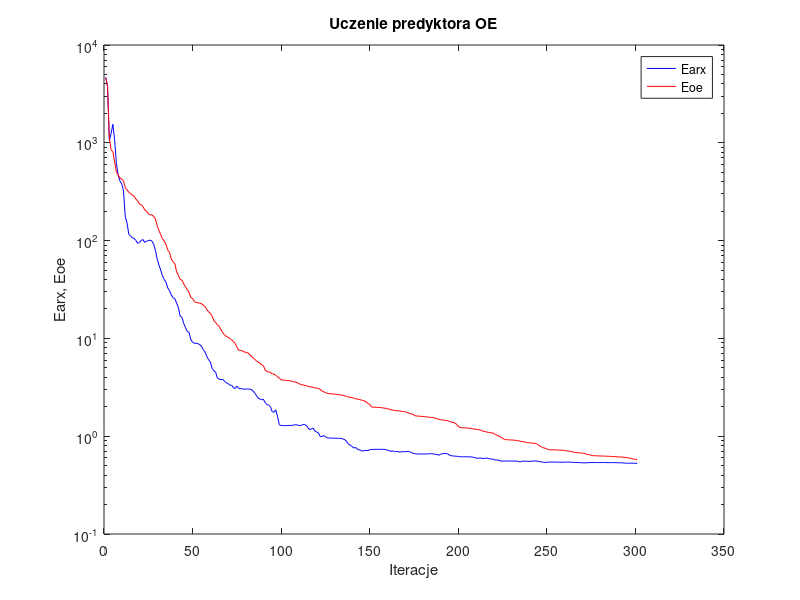
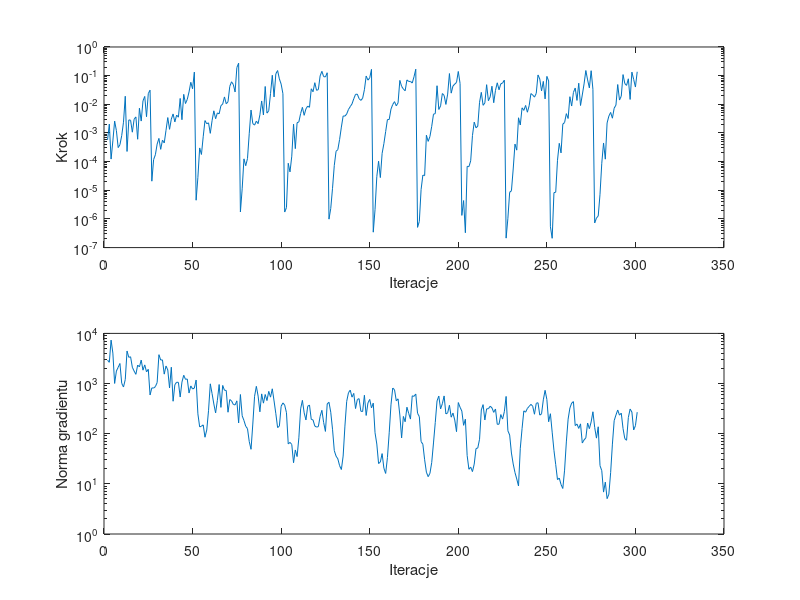

Write MATLAB code to recreate these figures, in order.
%uczenie predyktora oe
clear all;
n=0; farx(n+1)=4.670880e+003; foe(n+1)=4.622988e+003; wspucz(n+1)=0.000000e+000; ng(n+1)=0.000000e+000;
%odnowa zmiennej metryki
n=1; farx(n+1)=3.796359e+003; foe(n+1)=3.786318e+003; krok(n+1)=5.723719e-004; ng(n+1)=2.930082e+003;
n=2; farx(n+1)=1.055518e+003; foe(n+1)=1.130675e+003; krok(n+1)=2.038825e-003; ng(n+1)=2.654463e+003;
n=3; farx(n+1)=1.243041e+003; foe(n+1)=8.495462e+002; krok(n+1)=1.228120e-004; ng(n+1)=7.343044e+003;
n=4; farx(n+1)=1.546936e+003; foe(n+1)=8.131396e+002; krok(n+1)=5.277180e-004; ng(n+1)=4.051127e+003;
n=5; farx(n+1)=1.071845e+003; foe(n+1)=6.333533e+002; krok(n+1)=2.595225e-003; ng(n+1)=1.004907e+003;
n=6; farx(n+1)=6.107958e+002; foe(n+1)=5.008892e+002; krok(n+1)=1.202286e-003; ng(n+1)=1.777900e+003;
n=7; farx(n+1)=4.685424e+002; foe(n+1)=4.680494e+002; krok(n+1)=3.084957e-004; ng(n+1)=2.106279e+003;
n=8; farx(n+1)=4.079396e+002; foe(n+1)=4.355488e+002; krok(n+1)=3.902677e-004; ng(n+1)=2.510889e+003;
n=9; farx(n+1)=3.806902e+002; foe(n+1)=4.264234e+002; krok(n+1)=8.100612e-004; ng(n+1)=1.009616e+003;
n=10; farx(n+1)=3.225103e+002; foe(n+1)=4.078528e+002; krok(n+1)=2.369206e-003; ng(n+1)=8.529143e+002;
n=11; farx(n+1)=1.755640e+002; foe(n+1)=3.469561e+002; krok(n+1)=1.910413e-002; ng(n+1)=1.201742e+003;
n=12; farx(n+1)=1.518696e+002; foe(n+1)=3.306687e+002; krok(n+1)=2.263251e-004; ng(n+1)=4.454417e+003;
n=13; farx(n+1)=1.160026e+002; foe(n+1)=3.120206e+002; krok(n+1)=2.855545e-003; ng(n+1)=3.332320e+003;
n=14; farx(n+1)=1.118599e+002; foe(n+1)=3.019533e+002; krok(n+1)=2.778799e-003; ng(n+1)=3.416693e+003;
n=15; farx(n+1)=1.062115e+002; foe(n+1)=2.927105e+002; krok(n+1)=1.064566e-003; ng(n+1)=2.112190e+003;
n=16; farx(n+1)=1.054716e+002; foe(n+1)=2.842122e+002; krok(n+1)=3.011555e-003; ng(n+1)=1.771420e+003;
n=17; farx(n+1)=1.002946e+002; foe(n+1)=2.655718e+002; krok(n+1)=3.625910e-003; ng(n+1)=1.526360e+003;
n=18; farx(n+1)=9.365935e+001; foe(n+1)=2.556281e+002; krok(n+1)=6.037139e-004; ng(n+1)=2.334805e+003;
n=19; farx(n+1)=9.567823e+001; foe(n+1)=2.359215e+002; krok(n+1)=7.314625e-003; ng(n+1)=2.151063e+003;
n=20; farx(n+1)=1.005520e+002; foe(n+1)=2.333639e+002; krok(n+1)=2.598953e-003; ng(n+1)=2.935845e+003;
n=21; farx(n+1)=1.025025e+002; foe(n+1)=2.232756e+002; krok(n+1)=1.316643e-002; ng(n+1)=1.848023e+003;
n=22; farx(n+1)=9.572526e+001; foe(n+1)=2.061087e+002; krok(n+1)=1.881905e-002; ng(n+1)=2.353817e+003;
n=23; farx(n+1)=9.885639e+001; foe(n+1)=2.001068e+002; krok(n+1)=3.683227e-003; ng(n+1)=1.707844e+003;
n=24; farx(n+1)=9.992356e+001; foe(n+1)=1.876557e+002; krok(n+1)=2.366103e-002; ng(n+1)=1.922865e+003;
n=25; farx(n+1)=1.012374e+002; foe(n+1)=1.839986e+002; krok(n+1)=3.105330e-002; ng(n+1)=5.921492e+002;
%odnowa zmiennej metryki
n=26; farx(n+1)=9.911228e+001; foe(n+1)=1.829963e+002; krok(n+1)=2.078166e-005; ng(n+1)=8.187649e+002;
n=27; farx(n+1)=9.182609e+001; foe(n+1)=1.767027e+002; krok(n+1)=1.176687e-004; ng(n+1)=8.126495e+002;
n=28; farx(n+1)=7.987459e+001; foe(n+1)=1.670586e+002; krok(n+1)=1.736749e-004; ng(n+1)=8.678783e+002;
n=29; farx(n+1)=6.512269e+001; foe(n+1)=1.425779e+002; krok(n+1)=4.089425e-004; ng(n+1)=1.047131e+003;
n=30; farx(n+1)=5.633605e+001; foe(n+1)=1.267392e+002; krok(n+1)=6.467102e-004; ng(n+1)=3.765199e+003;
n=31; farx(n+1)=5.001635e+001; foe(n+1)=1.153239e+002; krok(n+1)=2.681467e-004; ng(n+1)=2.945274e+003;
n=32; farx(n+1)=4.377692e+001; foe(n+1)=1.042865e+002; krok(n+1)=5.604282e-004; ng(n+1)=2.961005e+003;
n=33; farx(n+1)=4.001068e+001; foe(n+1)=9.897543e+001; krok(n+1)=4.480372e-004; ng(n+1)=1.540121e+003;
n=34; farx(n+1)=3.755359e+001; foe(n+1)=9.137067e+001; krok(n+1)=1.236099e-003; ng(n+1)=2.236173e+003;
n=35; farx(n+1)=3.272004e+001; foe(n+1)=7.990790e+001; krok(n+1)=3.442371e-003; ng(n+1)=1.868286e+003;
n=36; farx(n+1)=3.086104e+001; foe(n+1)=7.587932e+001; krok(n+1)=1.339301e-003; ng(n+1)=8.153689e+002;
n=37; farx(n+1)=2.774006e+001; foe(n+1)=6.452189e+001; krok(n+1)=3.049962e-003; ng(n+1)=2.115978e+003;
n=38; farx(n+1)=2.605871e+001; foe(n+1)=6.077238e+001; krok(n+1)=4.611188e-003; ng(n+1)=4.439911e+002;
n=39; farx(n+1)=2.538496e+001; foe(n+1)=5.818999e+001; krok(n+1)=2.426196e-003; ng(n+1)=9.504486e+002;
n=40; farx(n+1)=2.300208e+001; foe(n+1)=4.790577e+001; krok(n+1)=4.201739e-003; ng(n+1)=1.062472e+003;
n=41; farx(n+1)=2.059709e+001; foe(n+1)=4.420230e+001; krok(n+1)=3.550402e-003; ng(n+1)=1.054613e+003;
n=42; farx(n+1)=1.687910e+001; foe(n+1)=3.992997e+001; krok(n+1)=1.601914e-002; ng(n+1)=5.386738e+002;
n=43; farx(n+1)=1.643124e+001; foe(n+1)=3.947811e+001; krok(n+1)=2.896066e-003; ng(n+1)=1.068902e+003;
n=44; farx(n+1)=1.418578e+001; foe(n+1)=3.609628e+001; krok(n+1)=2.223039e-002; ng(n+1)=1.462861e+003;
n=45; farx(n+1)=1.290985e+001; foe(n+1)=3.365078e+001; krok(n+1)=1.064021e-002; ng(n+1)=1.213061e+003;
n=46; farx(n+1)=1.178444e+001; foe(n+1)=3.153807e+001; krok(n+1)=1.481850e-002; ng(n+1)=1.233596e+003;
n=47; farx(n+1)=1.155709e+001; foe(n+1)=2.949282e+001; krok(n+1)=2.705929e-002; ng(n+1)=6.473603e+002;
n=48; farx(n+1)=9.715240e+000; foe(n+1)=2.633533e+001; krok(n+1)=5.857529e-002; ng(n+1)=8.973103e+002;
n=49; farx(n+1)=9.197094e+000; foe(n+1)=2.559563e+001; krok(n+1)=3.481722e-002; ng(n+1)=7.795173e+002;
n=50; farx(n+1)=8.894692e+000; foe(n+1)=2.374680e+001; krok(n+1)=1.328156e-001; ng(n+1)=8.107915e+002;
%odnowa zmiennej metryki
n=51; farx(n+1)=8.932859e+000; foe(n+1)=2.330700e+001; krok(n+1)=4.498643e-006; ng(n+1)=1.173660e+003;
n=52; farx(n+1)=8.846997e+000; foe(n+1)=2.317777e+001; krok(n+1)=2.829063e-005; ng(n+1)=2.487028e+002;
n=53; farx(n+1)=8.626388e+000; foe(n+1)=2.289760e+001; krok(n+1)=3.004291e-004; ng(n+1)=1.367109e+002;
n=54; farx(n+1)=8.308742e+000; foe(n+1)=2.269673e+001; krok(n+1)=1.775310e-004; ng(n+1)=1.408562e+002;
n=55; farx(n+1)=7.695035e+000; foe(n+1)=2.185323e+001; krok(n+1)=7.368272e-004; ng(n+1)=1.500478e+002;
n=56; farx(n+1)=7.294431e+000; foe(n+1)=2.121854e+001; krok(n+1)=2.707062e-003; ng(n+1)=8.502744e+001;
n=57; farx(n+1)=6.575895e+000; foe(n+1)=1.965951e+001; krok(n+1)=2.093764e-003; ng(n+1)=1.185424e+002;
n=58; farx(n+1)=6.078416e+000; foe(n+1)=1.876325e+001; krok(n+1)=2.254782e-003; ng(n+1)=2.868845e+002;
n=59; farx(n+1)=5.748801e+000; foe(n+1)=1.803534e+001; krok(n+1)=9.704157e-004; ng(n+1)=9.871891e+002;
n=60; farx(n+1)=4.938086e+000; foe(n+1)=1.696072e+001; krok(n+1)=2.677949e-003; ng(n+1)=6.325805e+002;
n=61; farx(n+1)=4.669309e+000; foe(n+1)=1.513940e+001; krok(n+1)=5.924781e-003; ng(n+1)=3.919166e+002;
n=62; farx(n+1)=4.510162e+000; foe(n+1)=1.455315e+001; krok(n+1)=3.136698e-003; ng(n+1)=2.597698e+002;
n=63; farx(n+1)=3.930714e+000; foe(n+1)=1.374157e+001; krok(n+1)=5.003630e-003; ng(n+1)=4.626478e+002;
n=64; farx(n+1)=3.844296e+000; foe(n+1)=1.333117e+001; krok(n+1)=4.644777e-003; ng(n+1)=9.561498e+002;
n=65; farx(n+1)=3.776998e+000; foe(n+1)=1.225933e+001; krok(n+1)=8.963267e-003; ng(n+1)=3.346523e+002;
n=66; farx(n+1)=3.823375e+000; foe(n+1)=1.146535e+001; krok(n+1)=1.019133e-002; ng(n+1)=9.170226e+002;
n=67; farx(n+1)=3.662080e+000; foe(n+1)=1.087296e+001; krok(n+1)=1.808357e-002; ng(n+1)=7.348887e+002;
n=68; farx(n+1)=3.514086e+000; foe(n+1)=1.048618e+001; krok(n+1)=1.046652e-002; ng(n+1)=7.280165e+002;
n=69; farx(n+1)=3.469435e+000; foe(n+1)=1.025895e+001; krok(n+1)=1.223760e-002; ng(n+1)=2.680698e+002;
n=70; farx(n+1)=3.322824e+000; foe(n+1)=9.997373e+000; krok(n+1)=4.235232e-002; ng(n+1)=4.794869e+002;
n=71; farx(n+1)=3.324222e+000; foe(n+1)=9.702467e+000; krok(n+1)=6.105720e-002; ng(n+1)=4.520172e+002;
n=72; farx(n+1)=3.148543e+000; foe(n+1)=9.309628e+000; krok(n+1)=4.904612e-002; ng(n+1)=3.834227e+002;
n=73; farx(n+1)=3.068687e+000; foe(n+1)=8.899488e+000; krok(n+1)=2.693892e-002; ng(n+1)=3.740652e+002;
n=74; farx(n+1)=3.250053e+000; foe(n+1)=8.199526e+000; krok(n+1)=1.919924e-001; ng(n+1)=4.517718e+002;
n=75; farx(n+1)=3.077829e+000; foe(n+1)=7.600906e+000; krok(n+1)=2.715719e-001; ng(n+1)=1.639533e+002;
%odnowa zmiennej metryki
n=76; farx(n+1)=3.065700e+000; foe(n+1)=7.543748e+000; krok(n+1)=1.756745e-006; ng(n+1)=6.043261e+002;
n=77; farx(n+1)=3.057083e+000; foe(n+1)=7.500598e+000; krok(n+1)=1.126542e-005; ng(n+1)=2.278871e+002;
n=78; farx(n+1)=3.017001e+000; foe(n+1)=7.279925e+000; krok(n+1)=1.248592e-004; ng(n+1)=1.834021e+002;
n=79; farx(n+1)=3.038430e+000; foe(n+1)=7.218092e+000; krok(n+1)=7.204982e-005; ng(n+1)=1.409288e+002;
n=80; farx(n+1)=3.040896e+000; foe(n+1)=7.128304e+000; krok(n+1)=1.277305e-004; ng(n+1)=1.260976e+002;
n=81; farx(n+1)=3.026855e+000; foe(n+1)=6.925308e+000; krok(n+1)=9.793797e-004; ng(n+1)=6.946957e+001;
n=82; farx(n+1)=3.006172e+000; foe(n+1)=6.608706e+000; krok(n+1)=6.303106e-003; ng(n+1)=4.885701e+001;
n=83; farx(n+1)=2.916643e+000; foe(n+1)=6.370787e+000; krok(n+1)=2.118327e-003; ng(n+1)=1.557023e+002;
n=84; farx(n+1)=2.771844e+000; foe(n+1)=6.120152e+000; krok(n+1)=1.876490e-003; ng(n+1)=5.575184e+002;
n=85; farx(n+1)=2.616702e+000; foe(n+1)=5.910390e+000; krok(n+1)=2.586841e-003; ng(n+1)=8.798473e+002;
n=86; farx(n+1)=2.454179e+000; foe(n+1)=5.704744e+000; krok(n+1)=2.110872e-003; ng(n+1)=5.621974e+002;
n=87; farx(n+1)=2.398935e+000; foe(n+1)=5.590738e+000; krok(n+1)=4.290347e-003; ng(n+1)=2.730377e+002;
n=88; farx(n+1)=2.361081e+000; foe(n+1)=5.377997e+000; krok(n+1)=1.308616e-002; ng(n+1)=6.220608e+002;
n=89; farx(n+1)=2.379055e+000; foe(n+1)=5.265669e+000; krok(n+1)=4.235590e-003; ng(n+1)=4.066144e+002;
n=90; farx(n+1)=2.202962e+000; foe(n+1)=4.722629e+000; krok(n+1)=4.186607e-002; ng(n+1)=6.052766e+002;
n=91; farx(n+1)=2.102596e+000; foe(n+1)=4.578151e+000; krok(n+1)=4.929920e-003; ng(n+1)=4.577976e+002;
n=92; farx(n+1)=2.077522e+000; foe(n+1)=4.543356e+000; krok(n+1)=5.967206e-003; ng(n+1)=6.984569e+002;
n=93; farx(n+1)=1.985754e+000; foe(n+1)=4.483070e+000; krok(n+1)=2.356822e-002; ng(n+1)=5.358129e+002;
n=94; farx(n+1)=1.774294e+000; foe(n+1)=4.336493e+000; krok(n+1)=1.032026e-001; ng(n+1)=7.857586e+002;
n=95; farx(n+1)=1.763140e+000; foe(n+1)=4.304886e+000; krok(n+1)=1.806042e-002; ng(n+1)=4.494352e+002;
n=96; farx(n+1)=1.858369e+000; foe(n+1)=4.179568e+000; krok(n+1)=1.160291e-001; ng(n+1)=2.508270e+002;
n=97; farx(n+1)=1.578483e+000; foe(n+1)=4.054050e+000; krok(n+1)=1.506743e-001; ng(n+1)=1.324841e+002;
n=98; farx(n+1)=1.307813e+000; foe(n+1)=3.904953e+000; krok(n+1)=7.694633e-002; ng(n+1)=1.419068e+002;
n=99; farx(n+1)=1.285682e+000; foe(n+1)=3.774493e+000; krok(n+1)=5.059367e-002; ng(n+1)=3.528998e+002;
n=100; farx(n+1)=1.284370e+000; foe(n+1)=3.750467e+000; krok(n+1)=2.343419e-002; ng(n+1)=4.109657e+002;
%odnowa zmiennej metryki
n=101; farx(n+1)=1.281885e+000; foe(n+1)=3.733289e+000; krok(n+1)=1.737114e-006; ng(n+1)=3.719414e+002;
n=102; farx(n+1)=1.282711e+000; foe(n+1)=3.718585e+000; krok(n+1)=2.488884e-006; ng(n+1)=2.628964e+002;
n=103; farx(n+1)=1.288602e+000; foe(n+1)=3.699537e+000; krok(n+1)=8.763006e-005; ng(n+1)=6.258170e+001;
n=104; farx(n+1)=1.287347e+000; foe(n+1)=3.686567e+000; krok(n+1)=4.381503e-005; ng(n+1)=6.711370e+001;
n=105; farx(n+1)=1.289540e+000; foe(n+1)=3.655513e+000; krok(n+1)=1.547514e-004; ng(n+1)=6.096426e+001;
n=106; farx(n+1)=1.298934e+000; foe(n+1)=3.604952e+000; krok(n+1)=2.024786e-003; ng(n+1)=2.639506e+001;
n=107; farx(n+1)=1.310794e+000; foe(n+1)=3.581153e+000; krok(n+1)=2.836970e-004; ng(n+1)=4.738780e+001;
n=108; farx(n+1)=1.304673e+000; foe(n+1)=3.532755e+000; krok(n+1)=2.269576e-003; ng(n+1)=3.499520e+001;
n=109; farx(n+1)=1.285603e+000; foe(n+1)=3.441074e+000; krok(n+1)=2.439824e-003; ng(n+1)=8.271553e+001;
n=110; farx(n+1)=1.289044e+000; foe(n+1)=3.387220e+000; krok(n+1)=4.766707e-003; ng(n+1)=3.128234e+002;
n=111; farx(n+1)=1.305971e+000; foe(n+1)=3.356038e+000; krok(n+1)=7.837498e-003; ng(n+1)=4.623862e+002;
n=112; farx(n+1)=1.318378e+000; foe(n+1)=3.319690e+000; krok(n+1)=4.126056e-003; ng(n+1)=2.604739e+002;
n=113; farx(n+1)=1.297281e+000; foe(n+1)=3.288130e+000; krok(n+1)=6.970444e-003; ng(n+1)=1.881938e+002;
n=114; farx(n+1)=1.233905e+000; foe(n+1)=3.243550e+000; krok(n+1)=8.669283e-003; ng(n+1)=3.529202e+002;
n=115; farx(n+1)=1.163889e+000; foe(n+1)=3.214027e+000; krok(n+1)=7.837498e-003; ng(n+1)=3.727795e+002;
n=116; farx(n+1)=1.186142e+000; foe(n+1)=3.190230e+000; krok(n+1)=3.482091e-002; ng(n+1)=1.930463e+002;
n=117; farx(n+1)=1.211436e+000; foe(n+1)=3.160141e+000; krok(n+1)=2.741202e-002; ng(n+1)=1.880374e+002;
n=118; farx(n+1)=1.134309e+000; foe(n+1)=3.120446e+000; krok(n+1)=5.671128e-002; ng(n+1)=1.422978e+002;
n=119; farx(n+1)=1.103547e+000; foe(n+1)=3.097774e+000; krok(n+1)=3.070634e-002; ng(n+1)=1.354544e+002;
n=120; farx(n+1)=1.082947e+000; foe(n+1)=3.080403e+000; krok(n+1)=3.264474e-002; ng(n+1)=1.383903e+002;
n=121; farx(n+1)=9.942631e-001; foe(n+1)=3.019328e+000; krok(n+1)=9.809225e-002; ng(n+1)=2.220842e+002;
n=122; farx(n+1)=9.897357e-001; foe(n+1)=2.905392e+000; krok(n+1)=1.414327e-001; ng(n+1)=2.927127e+002;
n=123; farx(n+1)=1.016719e+000; foe(n+1)=2.842457e+000; krok(n+1)=9.228634e-002; ng(n+1)=1.665091e+002;
n=124; farx(n+1)=9.901514e-001; foe(n+1)=2.796720e+000; krok(n+1)=9.018109e-002; ng(n+1)=1.110726e+002;
n=125; farx(n+1)=9.589129e-001; foe(n+1)=2.742875e+000; krok(n+1)=1.261335e-001; ng(n+1)=3.915460e+002;
%odnowa zmiennej metryki
n=126; farx(n+1)=9.580233e-001; foe(n+1)=2.727361e+000; krok(n+1)=9.833323e-007; ng(n+1)=4.233377e+002;
n=127; farx(n+1)=9.577839e-001; foe(n+1)=2.715930e+000; krok(n+1)=2.325330e-006; ng(n+1)=2.683124e+002;
n=128; farx(n+1)=9.560951e-001; foe(n+1)=2.706176e+000; krok(n+1)=1.171380e-005; ng(n+1)=1.227343e+002;
n=129; farx(n+1)=9.543035e-001; foe(n+1)=2.697991e+000; krok(n+1)=7.363092e-005; ng(n+1)=4.596528e+001;
n=130; farx(n+1)=9.511543e-001; foe(n+1)=2.679444e+000; krok(n+1)=2.302017e-004; ng(n+1)=3.571225e+001;
n=131; farx(n+1)=9.518851e-001; foe(n+1)=2.667661e+000; krok(n+1)=2.619761e-004; ng(n+1)=3.154532e+001;
n=132; farx(n+1)=9.506545e-001; foe(n+1)=2.656014e+000; krok(n+1)=5.938901e-004; ng(n+1)=2.298577e+001;
n=133; farx(n+1)=9.478463e-001; foe(n+1)=2.640385e+000; krok(n+1)=1.604967e-003; ng(n+1)=1.931913e+001;
n=134; farx(n+1)=9.347766e-001; foe(n+1)=2.612808e+000; krok(n+1)=3.918749e-003; ng(n+1)=3.591339e+001;
n=135; farx(n+1)=9.205538e-001; foe(n+1)=2.581918e+000; krok(n+1)=3.868579e-003; ng(n+1)=1.416906e+002;
n=136; farx(n+1)=8.806579e-001; foe(n+1)=2.553547e+000; krok(n+1)=4.587536e-003; ng(n+1)=4.410374e+002;
n=137; farx(n+1)=8.278559e-001; foe(n+1)=2.517339e+000; krok(n+1)=6.607631e-003; ng(n+1)=6.548899e+002;
n=138; farx(n+1)=8.105115e-001; foe(n+1)=2.501928e+000; krok(n+1)=8.300976e-003; ng(n+1)=7.396764e+002;
n=139; farx(n+1)=7.866661e-001; foe(n+1)=2.484475e+000; krok(n+1)=1.033570e-002; ng(n+1)=5.357249e+002;
n=140; farx(n+1)=7.567834e-001; foe(n+1)=2.448199e+000; krok(n+1)=1.564440e-002; ng(n+1)=6.366526e+002;
n=141; farx(n+1)=7.686538e-001; foe(n+1)=2.413602e+000; krok(n+1)=2.223039e-002; ng(n+1)=3.172378e+002;
n=142; farx(n+1)=7.382203e-001; foe(n+1)=2.397724e+000; krok(n+1)=2.258989e-002; ng(n+1)=4.793931e+002;
n=143; farx(n+1)=7.264840e-001; foe(n+1)=2.376456e+000; krok(n+1)=1.571994e-002; ng(n+1)=5.003808e+002;
n=144; farx(n+1)=7.145852e-001; foe(n+1)=2.348615e+000; krok(n+1)=1.366429e-002; ng(n+1)=2.804552e+002;
n=145; farx(n+1)=7.021817e-001; foe(n+1)=2.324807e+000; krok(n+1)=1.625772e-002; ng(n+1)=2.767173e+002;
n=146; farx(n+1)=7.168375e-001; foe(n+1)=2.300580e+000; krok(n+1)=3.229291e-002; ng(n+1)=5.844437e+002;
n=147; farx(n+1)=7.130094e-001; foe(n+1)=2.236606e+000; krok(n+1)=9.676700e-002; ng(n+1)=2.309281e+002;
n=148; farx(n+1)=7.147944e-001; foe(n+1)=2.158341e+000; krok(n+1)=6.963444e-002; ng(n+1)=4.114092e+002;
n=149; farx(n+1)=7.269593e-001; foe(n+1)=2.112352e+000; krok(n+1)=8.388517e-002; ng(n+1)=4.821257e+002;
n=150; farx(n+1)=7.335542e-001; foe(n+1)=1.986623e+000; krok(n+1)=1.659775e-001; ng(n+1)=3.269160e+002;
%odnowa zmiennej metryki
n=151; farx(n+1)=7.332630e-001; foe(n+1)=1.980385e+000; krok(n+1)=3.451739e-007; ng(n+1)=4.072300e+002;
n=152; farx(n+1)=7.333281e-001; foe(n+1)=1.978880e+000; krok(n+1)=2.107948e-006; ng(n+1)=1.045871e+002;
n=153; farx(n+1)=7.334209e-001; foe(n+1)=1.973083e+000; krok(n+1)=2.981309e-005; ng(n+1)=6.224323e+001;
n=154; farx(n+1)=7.344104e-001; foe(n+1)=1.967899e+000; krok(n+1)=1.032442e-004; ng(n+1)=2.539105e+001;
n=155; farx(n+1)=7.347539e-001; foe(n+1)=1.966751e+000; krok(n+1)=2.775430e-005; ng(n+1)=2.731215e+001;
n=156; farx(n+1)=7.342369e-001; foe(n+1)=1.949651e+000; krok(n+1)=1.935115e-004; ng(n+1)=4.011478e+001;
n=157; farx(n+1)=7.337366e-001; foe(n+1)=1.941667e+000; krok(n+1)=4.250148e-004; ng(n+1)=2.052618e+001;
n=158; farx(n+1)=7.293201e-001; foe(n+1)=1.928809e+000; krok(n+1)=1.119612e-003; ng(n+1)=1.612971e+001;
n=159; farx(n+1)=7.201450e-001; foe(n+1)=1.912939e+000; krok(n+1)=2.926191e-003; ng(n+1)=3.342201e+001;
n=160; farx(n+1)=7.110963e-001; foe(n+1)=1.891790e+000; krok(n+1)=2.957764e-003; ng(n+1)=1.042742e+002;
n=161; farx(n+1)=6.993867e-001; foe(n+1)=1.866251e+000; krok(n+1)=6.802533e-003; ng(n+1)=3.765747e+002;
n=162; farx(n+1)=7.095143e-001; foe(n+1)=1.851045e+000; krok(n+1)=9.859841e-003; ng(n+1)=8.147497e+002;
n=163; farx(n+1)=6.961529e-001; foe(n+1)=1.830675e+000; krok(n+1)=1.238474e-002; ng(n+1)=7.508213e+002;
n=164; farx(n+1)=6.948950e-001; foe(n+1)=1.825429e+000; krok(n+1)=8.839546e-003; ng(n+1)=4.532990e+002;
n=165; farx(n+1)=6.988138e-001; foe(n+1)=1.818667e+000; krok(n+1)=1.121678e-002; ng(n+1)=4.957596e+002;
n=166; farx(n+1)=6.844200e-001; foe(n+1)=1.807348e+000; krok(n+1)=6.826594e-002; ng(n+1)=2.359865e+002;
n=167; farx(n+1)=6.995910e-001; foe(n+1)=1.794657e+000; krok(n+1)=4.236083e-002; ng(n+1)=8.233560e+001;
n=168; farx(n+1)=6.903278e-001; foe(n+1)=1.787530e+000; krok(n+1)=3.411686e-002; ng(n+1)=2.208803e+002;
n=169; farx(n+1)=6.955603e-001; foe(n+1)=1.777185e+000; krok(n+1)=2.959126e-002; ng(n+1)=1.730695e+002;
n=170; farx(n+1)=6.954119e-001; foe(n+1)=1.755130e+000; krok(n+1)=7.100297e-002; ng(n+1)=3.373772e+002;
n=171; farx(n+1)=7.017158e-001; foe(n+1)=1.718212e+000; krok(n+1)=6.266827e-002; ng(n+1)=2.547617e+002;
n=172; farx(n+1)=6.877899e-001; foe(n+1)=1.699802e+000; krok(n+1)=6.306675e-002; ng(n+1)=1.956404e+002;
n=173; farx(n+1)=6.744864e-001; foe(n+1)=1.685435e+000; krok(n+1)=5.507577e-002; ng(n+1)=5.688413e+002;
n=174; farx(n+1)=6.654812e-001; foe(n+1)=1.648519e+000; krok(n+1)=9.137743e-002; ng(n+1)=5.556674e+002;
n=175; farx(n+1)=6.590064e-001; foe(n+1)=1.609136e+000; krok(n+1)=1.677326e-001; ng(n+1)=6.184428e+002;
%odnowa zmiennej metryki
n=176; farx(n+1)=6.588392e-001; foe(n+1)=1.606385e+000; krok(n+1)=5.080779e-007; ng(n+1)=2.550262e+002;
n=177; farx(n+1)=6.587722e-001; foe(n+1)=1.603405e+000; krok(n+1)=8.201002e-007; ng(n+1)=2.191652e+002;
n=178; farx(n+1)=6.582877e-001; foe(n+1)=1.598091e+000; krok(n+1)=1.057446e-005; ng(n+1)=6.953647e+001;
n=179; farx(n+1)=6.574830e-001; foe(n+1)=1.588816e+000; krok(n+1)=3.388344e-005; ng(n+1)=6.174170e+001;
n=180; farx(n+1)=6.572442e-001; foe(n+1)=1.587430e+000; krok(n+1)=3.242569e-005; ng(n+1)=3.022637e+001;
n=181; farx(n+1)=6.591818e-001; foe(n+1)=1.574545e+000; krok(n+1)=8.336543e-004; ng(n+1)=1.705904e+001;
n=182; farx(n+1)=6.601335e-001; foe(n+1)=1.570232e+000; krok(n+1)=5.081655e-004; ng(n+1)=1.391017e+001;
n=183; farx(n+1)=6.620294e-001; foe(n+1)=1.561235e+000; krok(n+1)=7.553219e-004; ng(n+1)=1.623120e+001;
n=184; farx(n+1)=6.621275e-001; foe(n+1)=1.552418e+000; krok(n+1)=1.700633e-003; ng(n+1)=2.664535e+001;
n=185; farx(n+1)=6.599845e-001; foe(n+1)=1.545165e+000; krok(n+1)=4.522618e-003; ng(n+1)=6.537155e+001;
n=186; farx(n+1)=6.519869e-001; foe(n+1)=1.531620e+000; krok(n+1)=4.723705e-003; ng(n+1)=1.671762e+002;
n=187; farx(n+1)=6.510857e-001; foe(n+1)=1.513394e+000; krok(n+1)=4.446078e-002; ng(n+1)=4.504951e+002;
n=188; farx(n+1)=6.383976e-001; foe(n+1)=1.484170e+000; krok(n+1)=6.606617e-003; ng(n+1)=5.620065e+002;
n=189; farx(n+1)=6.539291e-001; foe(n+1)=1.475590e+000; krok(n+1)=8.806488e-003; ng(n+1)=3.120909e+002;
n=190; farx(n+1)=6.606585e-001; foe(n+1)=1.465617e+000; krok(n+1)=2.378377e-002; ng(n+1)=3.962045e+002;
n=191; farx(n+1)=6.671868e-001; foe(n+1)=1.454479e+000; krok(n+1)=2.043074e-002; ng(n+1)=5.664882e+002;
n=192; farx(n+1)=6.663564e-001; foe(n+1)=1.450165e+000; krok(n+1)=9.899545e-003; ng(n+1)=2.476619e+002;
n=193; farx(n+1)=6.600338e-001; foe(n+1)=1.439203e+000; krok(n+1)=2.272397e-002; ng(n+1)=2.607629e+002;
n=194; farx(n+1)=6.405368e-001; foe(n+1)=1.413209e+000; krok(n+1)=1.183650e-001; ng(n+1)=3.689222e+002;
n=195; farx(n+1)=6.323159e-001; foe(n+1)=1.397418e+000; krok(n+1)=2.452306e-002; ng(n+1)=2.135123e+002;
n=196; farx(n+1)=6.274504e-001; foe(n+1)=1.384312e+000; krok(n+1)=4.356626e-002; ng(n+1)=2.575058e+002;
n=197; farx(n+1)=6.259882e-001; foe(n+1)=1.363727e+000; krok(n+1)=5.079872e-002; ng(n+1)=1.875965e+002;
n=198; farx(n+1)=6.227675e-001; foe(n+1)=1.326228e+000; krok(n+1)=5.801457e-002; ng(n+1)=1.097894e+002;
n=199; farx(n+1)=6.222194e-001; foe(n+1)=1.259484e+000; krok(n+1)=1.399123e-001; ng(n+1)=4.178840e+002;
n=200; farx(n+1)=6.162213e-001; foe(n+1)=1.229209e+000; krok(n+1)=5.335388e-002; ng(n+1)=3.367262e+002;
%odnowa zmiennej metryki
n=201; farx(n+1)=6.161160e-001; foe(n+1)=1.222576e+000; krok(n+1)=1.329472e-006; ng(n+1)=2.824565e+002;
n=202; farx(n+1)=6.161945e-001; foe(n+1)=1.217491e+000; krok(n+1)=4.378346e-006; ng(n+1)=1.469267e+002;
n=203; farx(n+1)=6.162542e-001; foe(n+1)=1.215774e+000; krok(n+1)=3.299791e-007; ng(n+1)=1.946689e+002;
n=204; farx(n+1)=6.152753e-001; foe(n+1)=1.209737e+000; krok(n+1)=6.836820e-005; ng(n+1)=3.675182e+001;
n=205; farx(n+1)=6.150554e-001; foe(n+1)=1.208585e+000; krok(n+1)=6.666596e-005; ng(n+1)=1.952733e+001;
n=206; farx(n+1)=6.151017e-001; foe(n+1)=1.204861e+000; krok(n+1)=1.065278e-004; ng(n+1)=2.158759e+001;
n=207; farx(n+1)=6.119301e-001; foe(n+1)=1.193141e+000; krok(n+1)=8.121118e-004; ng(n+1)=1.754442e+001;
n=208; farx(n+1)=6.046090e-001; foe(n+1)=1.183824e+000; krok(n+1)=2.388016e-003; ng(n+1)=2.482237e+001;
n=209; farx(n+1)=5.986034e-001; foe(n+1)=1.177084e+000; krok(n+1)=1.510644e-003; ng(n+1)=5.056709e+001;
n=210; farx(n+1)=5.944802e-001; foe(n+1)=1.171917e+000; krok(n+1)=1.730147e-003; ng(n+1)=5.190152e+001;
n=211; farx(n+1)=5.965622e-001; foe(n+1)=1.158904e+000; krok(n+1)=1.175824e-002; ng(n+1)=7.751068e+001;
n=212; farx(n+1)=5.981916e-001; foe(n+1)=1.143679e+000; krok(n+1)=2.611507e-002; ng(n+1)=2.979346e+002;
n=213; farx(n+1)=5.918238e-001; foe(n+1)=1.123265e+000; krok(n+1)=9.219686e-003; ng(n+1)=3.797694e+002;
n=214; farx(n+1)=5.935049e-001; foe(n+1)=1.119691e+000; krok(n+1)=1.121665e-002; ng(n+1)=1.878385e+002;
n=215; farx(n+1)=5.986098e-001; foe(n+1)=1.101329e+000; krok(n+1)=4.838350e-002; ng(n+1)=3.130189e+002;
n=216; farx(n+1)=5.900408e-001; foe(n+1)=1.096241e+000; krok(n+1)=1.333847e-002; ng(n+1)=3.147838e+002;
n=217; farx(n+1)=5.874928e-001; foe(n+1)=1.088398e+000; krok(n+1)=1.820180e-002; ng(n+1)=3.525991e+002;
n=218; farx(n+1)=5.814245e-001; foe(n+1)=1.080111e+000; krok(n+1)=4.277073e-002; ng(n+1)=3.284055e+002;
n=219; farx(n+1)=5.829206e-001; foe(n+1)=1.072651e+000; krok(n+1)=1.136199e-002; ng(n+1)=2.662113e+002;
n=220; farx(n+1)=5.690031e-001; foe(n+1)=1.038080e+000; krok(n+1)=3.068686e-002; ng(n+1)=3.108958e+002;
n=221; farx(n+1)=5.717504e-001; foe(n+1)=1.017171e+000; krok(n+1)=5.625683e-002; ng(n+1)=1.537406e+002;
n=222; farx(n+1)=5.672267e-001; foe(n+1)=1.004646e+000; krok(n+1)=3.211609e-002; ng(n+1)=1.547582e+002;
n=223; farx(n+1)=5.558112e-001; foe(n+1)=9.743719e-001; krok(n+1)=5.184392e-002; ng(n+1)=2.407582e+002;
n=224; farx(n+1)=5.569592e-001; foe(n+1)=9.562673e-001; krok(n+1)=5.524306e-002; ng(n+1)=1.956552e+002;
n=225; farx(n+1)=5.576671e-001; foe(n+1)=9.274720e-001; krok(n+1)=6.964181e-002; ng(n+1)=2.748316e+002;
%odnowa zmiennej metryki
n=226; farx(n+1)=5.575867e-001; foe(n+1)=9.207784e-001; krok(n+1)=2.139053e-007; ng(n+1)=5.535160e+002;
n=227; farx(n+1)=5.575708e-001; foe(n+1)=9.198906e-001; krok(n+1)=1.055660e-006; ng(n+1)=1.143519e+002;
n=228; farx(n+1)=5.573860e-001; foe(n+1)=9.159226e-001; krok(n+1)=8.546025e-006; ng(n+1)=9.405081e+001;
n=229; farx(n+1)=5.572091e-001; foe(n+1)=9.150183e-001; krok(n+1)=9.579475e-006; ng(n+1)=4.113749e+001;
n=230; farx(n+1)=5.569713e-001; foe(n+1)=9.133171e-001; krok(n+1)=5.538211e-005; ng(n+1)=2.487529e+001;
n=231; farx(n+1)=5.573791e-001; foe(n+1)=9.080483e-001; krok(n+1)=4.089425e-004; ng(n+1)=1.681727e+001;
n=232; farx(n+1)=5.568844e-001; foe(n+1)=9.060898e-001; krok(n+1)=2.516773e-004; ng(n+1)=1.252688e+001;
n=233; farx(n+1)=5.494272e-001; foe(n+1)=8.947248e-001; krok(n+1)=3.388445e-003; ng(n+1)=9.075097e+000;
n=234; farx(n+1)=5.474874e-001; foe(n+1)=8.897836e-001; krok(n+1)=1.896397e-003; ng(n+1)=5.121011e+001;
n=235; farx(n+1)=5.546270e-001; foe(n+1)=8.814224e-001; krok(n+1)=7.530795e-003; ng(n+1)=1.262108e+002;
n=236; farx(n+1)=5.566388e-001; foe(n+1)=8.789668e-001; krok(n+1)=6.130766e-003; ng(n+1)=2.855864e+002;
n=237; farx(n+1)=5.548079e-001; foe(n+1)=8.656928e-001; krok(n+1)=9.127324e-003; ng(n+1)=2.684269e+002;
n=238; farx(n+1)=5.547599e-001; foe(n+1)=8.607472e-001; krok(n+1)=5.294040e-003; ng(n+1)=3.189459e+002;
n=239; farx(n+1)=5.534575e-001; foe(n+1)=8.555994e-001; krok(n+1)=8.880083e-003; ng(n+1)=3.501850e+002;
n=240; farx(n+1)=5.526669e-001; foe(n+1)=8.524965e-001; krok(n+1)=2.366211e-002; ng(n+1)=3.846943e+002;
n=241; farx(n+1)=5.565960e-001; foe(n+1)=8.492912e-001; krok(n+1)=2.117616e-002; ng(n+1)=3.535176e+002;
n=242; farx(n+1)=5.588397e-001; foe(n+1)=8.459876e-001; krok(n+1)=1.779884e-002; ng(n+1)=2.444575e+002;
n=243; farx(n+1)=5.583627e-001; foe(n+1)=8.396629e-001; krok(n+1)=2.392360e-002; ng(n+1)=4.027573e+002;
n=244; farx(n+1)=5.532059e-001; foe(n+1)=8.224691e-001; krok(n+1)=1.057221e-001; ng(n+1)=4.147867e+002;
n=245; farx(n+1)=5.473577e-001; foe(n+1)=7.941711e-001; krok(n+1)=7.641651e-002; ng(n+1)=2.345682e+002;
n=246; farx(n+1)=5.474760e-001; foe(n+1)=7.758069e-001; krok(n+1)=2.946581e-002; ng(n+1)=2.488058e+002;
n=247; farx(n+1)=5.406755e-001; foe(n+1)=7.611986e-001; krok(n+1)=6.299996e-002; ng(n+1)=4.740206e+002;
n=248; farx(n+1)=5.381624e-001; foe(n+1)=7.539870e-001; krok(n+1)=1.542203e-002; ng(n+1)=7.327707e+002;
n=249; farx(n+1)=5.418303e-001; foe(n+1)=7.410324e-001; krok(n+1)=9.420590e-002; ng(n+1)=4.810592e+002;
n=250; farx(n+1)=5.438335e-001; foe(n+1)=7.282544e-001; krok(n+1)=6.533169e-002; ng(n+1)=1.730979e+002;
%odnowa zmiennej metryki
n=251; farx(n+1)=5.438008e-001; foe(n+1)=7.262841e-001; krok(n+1)=5.337230e-007; ng(n+1)=2.502266e+002;
n=252; farx(n+1)=5.438100e-001; foe(n+1)=7.260292e-001; krok(n+1)=2.110695e-007; ng(n+1)=1.072054e+002;
n=253; farx(n+1)=5.438863e-001; foe(n+1)=7.249750e-001; krok(n+1)=8.269595e-006; ng(n+1)=4.658764e+001;
n=254; farx(n+1)=5.438479e-001; foe(n+1)=7.246806e-001; krok(n+1)=8.546025e-006; ng(n+1)=2.414402e+001;
n=255; farx(n+1)=5.434643e-001; foe(n+1)=7.239256e-001; krok(n+1)=1.112345e-004; ng(n+1)=1.214608e+001;
n=256; farx(n+1)=5.418964e-001; foe(n+1)=7.199246e-001; krok(n+1)=4.347668e-004; ng(n+1)=1.305404e+001;
n=257; farx(n+1)=5.418337e-001; foe(n+1)=7.194525e-001; krok(n+1)=2.015675e-004; ng(n+1)=9.706532e+000;
n=258; farx(n+1)=5.419631e-001; foe(n+1)=7.171849e-001; krok(n+1)=2.041615e-003; ng(n+1)=8.086988e+000;
n=259; farx(n+1)=5.422281e-001; foe(n+1)=7.141461e-001; krok(n+1)=2.307756e-003; ng(n+1)=1.875892e+001;
n=260; farx(n+1)=5.440384e-001; foe(n+1)=7.090380e-001; krok(n+1)=4.723705e-003; ng(n+1)=6.855389e+001;
n=261; farx(n+1)=5.435067e-001; foe(n+1)=7.054790e-001; krok(n+1)=3.199545e-003; ng(n+1)=1.952609e+002;
n=262; farx(n+1)=5.445887e-001; foe(n+1)=7.002665e-001; krok(n+1)=1.842644e-002; ng(n+1)=3.248827e+002;
n=263; farx(n+1)=5.398597e-001; foe(n+1)=6.972571e-001; krok(n+1)=8.704305e-003; ng(n+1)=4.074471e+002;
n=264; farx(n+1)=5.398627e-001; foe(n+1)=6.854216e-001; krok(n+1)=2.602503e-002; ng(n+1)=4.362520e+002;
n=265; farx(n+1)=5.392187e-001; foe(n+1)=6.807438e-001; krok(n+1)=3.703353e-002; ng(n+1)=1.449153e+002;
n=266; farx(n+1)=5.394583e-001; foe(n+1)=6.790833e-001; krok(n+1)=1.366559e-002; ng(n+1)=1.558717e+002;
n=267; farx(n+1)=5.370975e-001; foe(n+1)=6.752616e-001; krok(n+1)=5.442027e-002; ng(n+1)=1.274428e+002;
n=268; farx(n+1)=5.366473e-001; foe(n+1)=6.742447e-001; krok(n+1)=9.078303e-003; ng(n+1)=1.570801e+002;
n=269; farx(n+1)=5.342132e-001; foe(n+1)=6.716924e-001; krok(n+1)=2.117616e-002; ng(n+1)=6.523263e+001;
n=270; farx(n+1)=5.344623e-001; foe(n+1)=6.676455e-001; krok(n+1)=5.140248e-002; ng(n+1)=7.525395e+001;
n=271; farx(n+1)=5.345772e-001; foe(n+1)=6.576406e-001; krok(n+1)=1.509846e-001; ng(n+1)=8.253903e+001;
n=272; farx(n+1)=5.359245e-001; foe(n+1)=6.520194e-001; krok(n+1)=7.100297e-002; ng(n+1)=1.632423e+002;
n=273; farx(n+1)=5.362090e-001; foe(n+1)=6.477442e-001; krok(n+1)=3.726804e-002; ng(n+1)=1.259129e+002;
n=274; farx(n+1)=5.383422e-001; foe(n+1)=6.362737e-001; krok(n+1)=1.487649e-001; ng(n+1)=1.717040e+002;
n=275; farx(n+1)=5.378405e-001; foe(n+1)=6.320631e-001; krok(n+1)=3.323730e-002; ng(n+1)=2.736576e+002;
%odnowa zmiennej metryki
n=276; farx(n+1)=5.378386e-001; foe(n+1)=6.313282e-001; krok(n+1)=7.241553e-007; ng(n+1)=1.334762e+002;
n=277; farx(n+1)=5.378252e-001; foe(n+1)=6.309750e-001; krok(n+1)=1.075011e-006; ng(n+1)=8.160196e+001;
n=278; farx(n+1)=5.377300e-001; foe(n+1)=6.287370e-001; krok(n+1)=1.270519e-006; ng(n+1)=1.373841e+002;
n=279; farx(n+1)=5.377475e-001; foe(n+1)=6.284727e-001; krok(n+1)=7.265431e-006; ng(n+1)=2.305744e+001;
n=280; farx(n+1)=5.378340e-001; foe(n+1)=6.270208e-001; krok(n+1)=8.763006e-005; ng(n+1)=1.834586e+001;
n=281; farx(n+1)=5.379551e-001; foe(n+1)=6.262800e-001; krok(n+1)=4.470330e-004; ng(n+1)=6.849867e+000;
n=282; farx(n+1)=5.378542e-001; foe(n+1)=6.252657e-001; krok(n+1)=1.218919e-004; ng(n+1)=1.083500e+001;
n=283; farx(n+1)=5.367220e-001; foe(n+1)=6.240314e-001; krok(n+1)=2.240817e-003; ng(n+1)=5.068237e+000;
n=284; farx(n+1)=5.362581e-001; foe(n+1)=6.231693e-001; krok(n+1)=3.870712e-003; ng(n+1)=6.213755e+000;
n=285; farx(n+1)=5.369697e-001; foe(n+1)=6.217558e-001; krok(n+1)=5.214412e-003; ng(n+1)=1.672663e+001;
n=286; farx(n+1)=5.367307e-001; foe(n+1)=6.197667e-001; krok(n+1)=3.271540e-003; ng(n+1)=6.200929e+001;
n=287; farx(n+1)=5.375883e-001; foe(n+1)=6.190151e-001; krok(n+1)=7.321912e-003; ng(n+1)=1.822826e+002;
n=288; farx(n+1)=5.362168e-001; foe(n+1)=6.180327e-001; krok(n+1)=9.378531e-003; ng(n+1)=2.357790e+002;
n=289; farx(n+1)=5.350118e-001; foe(n+1)=6.144879e-001; krok(n+1)=4.895097e-002; ng(n+1)=2.966551e+002;
n=290; farx(n+1)=5.349552e-001; foe(n+1)=6.135685e-001; krok(n+1)=1.406421e-002; ng(n+1)=2.344095e+002;
n=291; farx(n+1)=5.345491e-001; foe(n+1)=6.129580e-001; krok(n+1)=1.922414e-002; ng(n+1)=2.568932e+002;
n=292; farx(n+1)=5.335452e-001; foe(n+1)=6.102202e-001; krok(n+1)=1.088405e-001; ng(n+1)=1.270413e+002;
n=293; farx(n+1)=5.306470e-001; foe(n+1)=6.069245e-001; krok(n+1)=5.286105e-002; ng(n+1)=7.978646e+001;
n=294; farx(n+1)=5.297998e-001; foe(n+1)=6.039684e-001; krok(n+1)=4.568872e-002; ng(n+1)=7.396586e+001;
n=295; farx(n+1)=5.294727e-001; foe(n+1)=5.997674e-001; krok(n+1)=7.759105e-002; ng(n+1)=2.102062e+002;
n=296; farx(n+1)=5.301216e-001; foe(n+1)=5.967757e-001; krok(n+1)=1.477175e-002; ng(n+1)=3.099811e+002;
n=297; farx(n+1)=5.299628e-001; foe(n+1)=5.909321e-001; krok(n+1)=1.328156e-001; ng(n+1)=2.705243e+002;
n=298; farx(n+1)=5.282073e-001; foe(n+1)=5.831875e-001; krok(n+1)=7.406706e-002; ng(n+1)=1.186627e+002;
n=299; farx(n+1)=5.284626e-001; foe(n+1)=5.796324e-001; krok(n+1)=4.002904e-002; ng(n+1)=1.445206e+002;
n=300; farx(n+1)=5.277073e-001; foe(n+1)=5.736124e-001; krok(n+1)=1.365450e-001; ng(n+1)=2.687408e+002;

figure; semilogy(farx,'b'); hold on; semilogy(foe,'r'); xlabel('Iteracje'); ylabel('Earx, Eoe'); legend('Earx','Eoe'); title('Uczenie predyktora OE');
figure; subplot(2,1,1); semilogy(krok); xlabel('Iteracje'); ylabel('Krok');
subplot(2,1,2); semilogy(ng); xlabel('Iteracje'); ylabel('Norma gradientu');
Earx=farx(n+1)
Eoe=foe(n+1)
